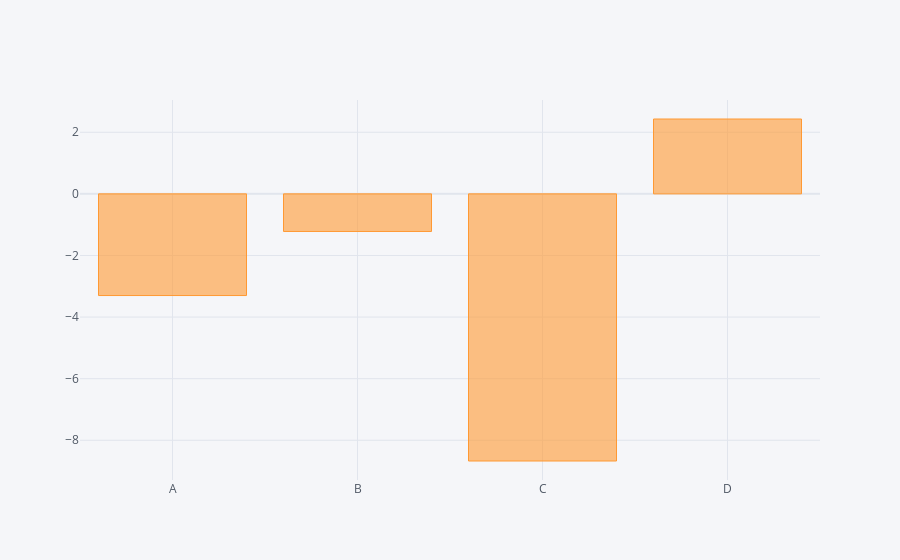

This figure's notebook cell:
### Code cell
df.sum().iplot(kind = 'bar')

### Figure 1 — Plotly figure (JSON) as saved in the notebook; plotly's stock layout.template omitted (floating-point values rounded to 4 significant figures)
{"data": [{"marker": {"color": "rgba(255, 153, 51, 0.6)", "line": {"color": "rgba(255, 153, 51, 1.0)", "width": 1}}, "name": "None", "orientation": "v", "text": "", "type": "bar", "x": ["A", "B", "C", "D"], "y": [-3.301, -1.22, -8.673, 2.431]}], "layout": {"legend": {"bgcolor": "#F5F6F9", "font": {"color": "#4D5663"}}, "paper_bgcolor": "#F5F6F9", "plot_bgcolor": "#F5F6F9", "title": {"font": {"color": "#4D5663"}}, "xaxis": {"gridcolor": "#E1E5ED", "showgrid": true, "tickfont": {"color": "#4D5663"}, "title": {"font": {"color": "#4D5663"}, "text": ""}, "zerolinecolor": "#E1E5ED"}, "yaxis": {"gridcolor": "#E1E5ED", "showgrid": true, "tickfont": {"color": "#4D5663"}, "title": {"font": {"color": "#4D5663"}, "text": ""}, "zerolinecolor": "#E1E5ED"}}}
